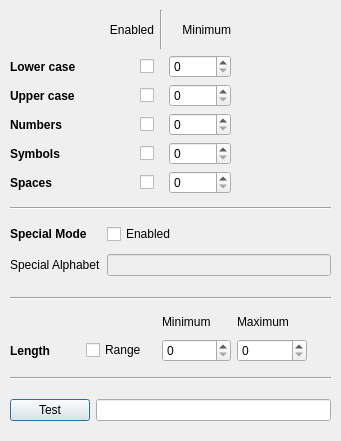
<?xml version="1.0" encoding="UTF-8"?>
<ui version="4.0">
 <class>PasswordPolicyWindow</class>
 <widget class="QDialog" name="PasswordPolicyWindow">
  <property name="geometry">
   <rect>
    <x>0</x>
    <y>0</y>
    <width>341</width>
    <height>441</height>
   </rect>
  </property>
  <property name="windowTitle">
   <string>Password Policy</string>
  </property>
  <widget class="QWidget" name="gridLayoutWidget">
   <property name="geometry">
    <rect>
     <x>10</x>
     <y>10</y>
     <width>221</width>
     <height>184</height>
    </rect>
   </property>
   <layout class="QGridLayout" name="gridLayout">
    <item row="2" column="0">
     <widget class="QLabel" name="labelHighAlpha">
      <property name="font">
       <font>
        <weight>75</weight>
        <bold>true</bold>
       </font>
      </property>
      <property name="toolTip">
       <string>ABCDEFGHIJKLMNOPQRSTUVWXYZ</string>
      </property>
      <property name="text">
       <string>Upper case</string>
      </property>
     </widget>
    </item>
    <item row="3" column="3">
     <widget class="QSpinBox" name="spinDigits">
      <property name="enabled">
       <bool>true</bool>
      </property>
     </widget>
    </item>
    <item row="4" column="3">
     <widget class="QSpinBox" name="spinSymbols">
      <property name="enabled">
       <bool>true</bool>
      </property>
     </widget>
    </item>
    <item row="5" column="1">
     <widget class="QCheckBox" name="checkSpace">
      <property name="enabled">
       <bool>true</bool>
      </property>
      <property name="text">
       <string/>
      </property>
     </widget>
    </item>
    <item row="4" column="1">
     <widget class="QCheckBox" name="checkSymbols">
      <property name="enabled">
       <bool>true</bool>
      </property>
      <property name="text">
       <string/>
      </property>
     </widget>
    </item>
    <item row="4" column="0">
     <widget class="QLabel" name="labelSymbols">
      <property name="font">
       <font>
        <weight>75</weight>
        <bold>true</bold>
       </font>
      </property>
      <property name="toolTip">
       <string>`~!@#$%^&amp;*()_-+={}[]|:;&quot;'&lt;&gt;,.?/</string>
      </property>
      <property name="text">
       <string>Symbols</string>
      </property>
     </widget>
    </item>
    <item row="1" column="0">
     <widget class="QLabel" name="labelLowAlpha">
      <property name="sizePolicy">
       <sizepolicy hsizetype="Preferred" vsizetype="Preferred">
        <horstretch>2</horstretch>
        <verstretch>0</verstretch>
       </sizepolicy>
      </property>
      <property name="font">
       <font>
        <weight>75</weight>
        <bold>true</bold>
       </font>
      </property>
      <property name="toolTip">
       <string>abcdefghijklmnopqrstuvwxyz</string>
      </property>
      <property name="text">
       <string>Lower case</string>
      </property>
     </widget>
    </item>
    <item row="1" column="3">
     <widget class="QSpinBox" name="spinLowAlpha">
      <property name="enabled">
       <bool>true</bool>
      </property>
      <property name="sizePolicy">
       <sizepolicy hsizetype="Minimum" vsizetype="Fixed">
        <horstretch>1</horstretch>
        <verstretch>0</verstretch>
       </sizepolicy>
      </property>
     </widget>
    </item>
    <item row="5" column="3">
     <widget class="QSpinBox" name="spinSpace">
      <property name="enabled">
       <bool>true</bool>
      </property>
     </widget>
    </item>
    <item row="3" column="1">
     <widget class="QCheckBox" name="checkDigits">
      <property name="enabled">
       <bool>true</bool>
      </property>
      <property name="text">
       <string/>
      </property>
     </widget>
    </item>
    <item row="0" column="3">
     <widget class="QLabel" name="labelMinimum">
      <property name="sizePolicy">
       <sizepolicy hsizetype="Preferred" vsizetype="Preferred">
        <horstretch>0</horstretch>
        <verstretch>0</verstretch>
       </sizepolicy>
      </property>
      <property name="text">
       <string>Minimum</string>
      </property>
      <property name="alignment">
       <set>Qt::AlignRight|Qt::AlignTrailing|Qt::AlignVCenter</set>
      </property>
     </widget>
    </item>
    <item row="2" column="1">
     <widget class="QCheckBox" name="checkHighAlpha">
      <property name="enabled">
       <bool>true</bool>
      </property>
      <property name="text">
       <string/>
      </property>
     </widget>
    </item>
    <item row="1" column="1">
     <widget class="QCheckBox" name="checkLowAlpha">
      <property name="enabled">
       <bool>true</bool>
      </property>
      <property name="text">
       <string/>
      </property>
     </widget>
    </item>
    <item row="2" column="3">
     <widget class="QSpinBox" name="spinHighAlpha">
      <property name="enabled">
       <bool>true</bool>
      </property>
     </widget>
    </item>
    <item row="5" column="0">
     <widget class="QLabel" name="labelSpace">
      <property name="font">
       <font>
        <weight>75</weight>
        <bold>true</bold>
       </font>
      </property>
      <property name="toolTip">
       <string>&quot; &quot;</string>
      </property>
      <property name="text">
       <string>Spaces</string>
      </property>
     </widget>
    </item>
    <item row="3" column="0">
     <widget class="QLabel" name="labelDigits">
      <property name="font">
       <font>
        <weight>75</weight>
        <bold>true</bold>
       </font>
      </property>
      <property name="toolTip">
       <string>0123456789</string>
      </property>
      <property name="text">
       <string>Numbers</string>
      </property>
     </widget>
    </item>
    <item row="0" column="0" colspan="2">
     <widget class="QLabel" name="labelEnabled">
      <property name="text">
       <string>Enabled</string>
      </property>
      <property name="alignment">
       <set>Qt::AlignRight|Qt::AlignTrailing|Qt::AlignVCenter</set>
      </property>
     </widget>
    </item>
    <item row="0" column="2">
     <widget class="Line" name="line_3">
      <property name="orientation">
       <enum>Qt::Vertical</enum>
      </property>
     </widget>
    </item>
   </layout>
  </widget>
  <widget class="QWidget" name="gridLayoutWidget_2">
   <property name="geometry">
    <rect>
     <x>10</x>
     <y>310</y>
     <width>297</width>
     <height>52</height>
    </rect>
   </property>
   <layout class="QGridLayout" name="gridLayout_2">
    <item row="2" column="1">
     <widget class="QCheckBox" name="checkDiffMinMaxLength">
      <property name="text">
       <string>Range</string>
      </property>
     </widget>
    </item>
    <item row="2" column="0">
     <widget class="QLabel" name="labelLength">
      <property name="font">
       <font>
        <weight>75</weight>
        <bold>true</bold>
       </font>
      </property>
      <property name="text">
       <string>Length</string>
      </property>
     </widget>
    </item>
    <item row="1" column="2">
     <widget class="QLabel" name="labelMinLength">
      <property name="text">
       <string>Minimum</string>
      </property>
     </widget>
    </item>
    <item row="1" column="3">
     <widget class="QLabel" name="labelMaxLength">
      <property name="text">
       <string>Maximum</string>
      </property>
     </widget>
    </item>
    <item row="2" column="2">
     <widget class="QSpinBox" name="spinMinLegnth"/>
    </item>
    <item row="2" column="3">
     <widget class="QSpinBox" name="spinMaxLength"/>
    </item>
   </layout>
  </widget>
  <widget class="QWidget" name="gridLayoutWidget_3">
   <property name="geometry">
    <rect>
     <x>10</x>
     <y>220</y>
     <width>321</width>
     <height>61</height>
    </rect>
   </property>
   <layout class="QGridLayout" name="gridLayout_3">
    <item row="0" column="0">
     <widget class="QLabel" name="labelMode">
      <property name="font">
       <font>
        <weight>75</weight>
        <bold>true</bold>
       </font>
      </property>
      <property name="text">
       <string>Special Mode</string>
      </property>
     </widget>
    </item>
    <item row="0" column="1">
     <widget class="QCheckBox" name="checkMode">
      <property name="text">
       <string>Enabled</string>
      </property>
     </widget>
    </item>
    <item row="1" column="0">
     <widget class="QLabel" name="labelModeAlphabet">
      <property name="toolTip">
       <string>Use only these characters</string>
      </property>
      <property name="text">
       <string>Special Alphabet</string>
      </property>
     </widget>
    </item>
    <item row="1" column="1">
     <widget class="QLineEdit" name="lineEditAlphabet">
      <property name="enabled">
       <bool>false</bool>
      </property>
     </widget>
    </item>
   </layout>
  </widget>
  <widget class="Line" name="line">
   <property name="geometry">
    <rect>
     <x>10</x>
     <y>200</y>
     <width>321</width>
     <height>16</height>
    </rect>
   </property>
   <property name="orientation">
    <enum>Qt::Horizontal</enum>
   </property>
  </widget>
  <widget class="Line" name="line_2">
   <property name="geometry">
    <rect>
     <x>10</x>
     <y>290</y>
     <width>321</width>
     <height>16</height>
    </rect>
   </property>
   <property name="orientation">
    <enum>Qt::Horizontal</enum>
   </property>
  </widget>
  <widget class="QWidget" name="gridLayoutWidget_4">
   <property name="geometry">
    <rect>
     <x>10</x>
     <y>390</y>
     <width>321</width>
     <height>41</height>
    </rect>
   </property>
   <layout class="QGridLayout" name="gridLayout_4">
    <item row="0" column="0">
     <widget class="QPushButton" name="buttonTest">
      <property name="text">
       <string>Test</string>
      </property>
     </widget>
    </item>
    <item row="0" column="1">
     <widget class="QLineEdit" name="lineEditTest">
      <property name="sizePolicy">
       <sizepolicy hsizetype="Expanding" vsizetype="Fixed">
        <horstretch>0</horstretch>
        <verstretch>0</verstretch>
       </sizepolicy>
      </property>
      <property name="readOnly">
       <bool>true</bool>
      </property>
     </widget>
    </item>
   </layout>
  </widget>
  <widget class="Line" name="line_4">
   <property name="geometry">
    <rect>
     <x>10</x>
     <y>370</y>
     <width>321</width>
     <height>16</height>
    </rect>
   </property>
   <property name="orientation">
    <enum>Qt::Horizontal</enum>
   </property>
  </widget>
 </widget>
 <tabstops>
  <tabstop>checkLowAlpha</tabstop>
  <tabstop>spinLowAlpha</tabstop>
  <tabstop>checkHighAlpha</tabstop>
  <tabstop>spinHighAlpha</tabstop>
  <tabstop>checkDigits</tabstop>
  <tabstop>spinDigits</tabstop>
  <tabstop>checkSymbols</tabstop>
  <tabstop>spinSymbols</tabstop>
  <tabstop>checkSpace</tabstop>
  <tabstop>spinSpace</tabstop>
  <tabstop>checkMode</tabstop>
  <tabstop>lineEditAlphabet</tabstop>
  <tabstop>checkDiffMinMaxLength</tabstop>
  <tabstop>spinMinLegnth</tabstop>
  <tabstop>spinMaxLength</tabstop>
 </tabstops>
 <resources/>
 <connections/>
</ui>
